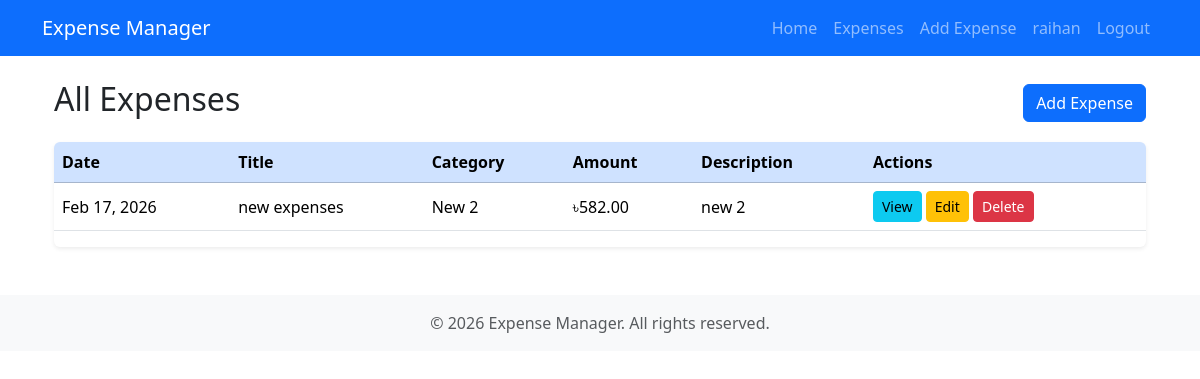
Before: /expenses/ (signed in) with the older database file.
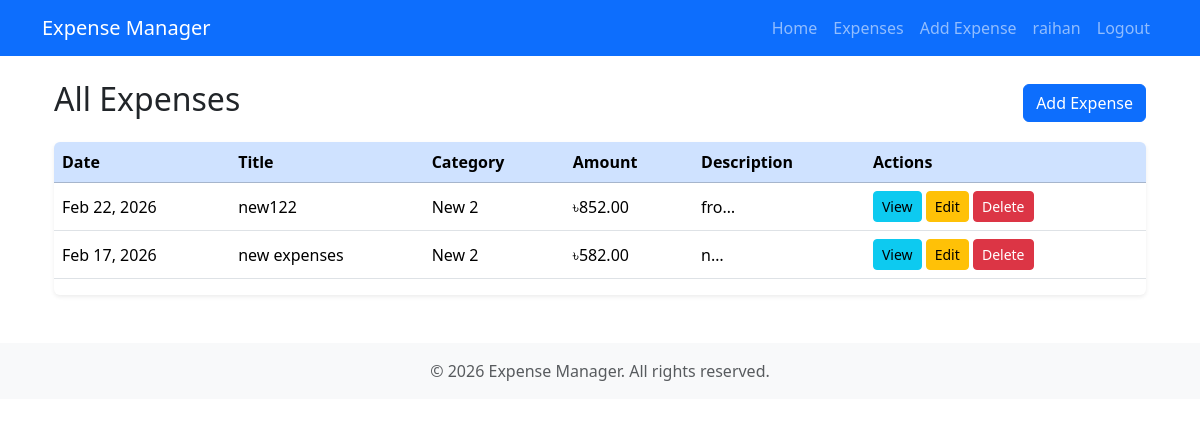
After: the same page with the newer database file.
### expense_manager/models.py (models this page shows)
class Expense(models.Model):
    user=models.ForeignKey(User, on_delete=models.CASCADE)
    category=models.ForeignKey(Category, on_delete=models.SET_NULL, null=True)
    title = models.CharField(max_length=200, blank=True)
    amount=models.DecimalField(max_digits=10, decimal_places=2)
    description=models.TextField(blank=True, null=True)
    date=models.DateField(auto_now_add=True)

class Category(models.Model):
    name=models.CharField(max_length=100,unique=True)

### expense_manager/views.py (the view)
# urls.py: path('expenses/', views.expense_list, name='expense_list'),
@login_required(login_url='/login/')
def expense_list(request):
    result = Expense.objects.filter(user=request.user).select_related('category').order_by('-date')
    return render(request, 'expense_list.html', {"result": result})

### templates/expense_list.html (shortened to what this page needs)
{% extends "base.html" %}
{% block content %}
<div class="container my-4">
    <div class="row mb-3">
        <div class="col d-flex justify-content-between align-items-center">
            <h2>All Expenses</h2>
            <a href="{% url 'expense_create' %}" class="btn btn-primary">
                 Add Expense
            </a>
        </div>
    </div>
    <div class="table-responsive shadow-sm rounded">
        <table class="table table-hover align-middle">
            <thead class="table-primary">
                <tr>
                    <th>Date</th>
                    <th>Title</th>
                    <th>Category</th>
                    <th>Amount</th>
                    <th>Description</th>
                    <th>Actions</th>
                </tr>
            </thead>
            <tbody>
                {% for expense in result %}
                <tr>
                    <td>{{ expense.date|date:"M d, Y" }}</td>
                    <td>{{ expense.title|default:"-" }}</td>
                    <td>{{ expense.category.name }}</td>
                    <td>৳{{ expense.amount|floatformat:2 }}</td>
                    <td>
                        {% if expense.description %}
                            {{ expense.description|truncatechars:50 }}
                        {% else %}
                            -
                        {% endif %}
                    </td>
                    <td>
                        <a href="#" class="btn btn-sm btn-info" data-bs-toggle="modal" data-bs-target="#expenseModal{{ expense.id }}">
                             View
                        </a>
                        <a href="{% url 'expense_update' expense.id %}" class="btn btn-sm btn-warning" data-bs-toggle="tooltip" title="Edit">
                             Edit
                        </a>
                        <a href="{% url 'expense_delete' expense.id %}" class="btn btn-sm btn-danger" data-bs-toggle="tooltip" title="Delete">
                             Delete
                        </a>
                    </td>
                </tr>
                {% empty %}
                <tr>
                    <td colspan="6" class="text-center">No expenses found</td>
                </tr>
                {% endfor %}
            </tbody>
        </table>
    </div>
</div>
{% endblock %}

### templates/base.html (shortened to what this page needs)
{% load static %}
<!DOCTYPE html>
<html lang="en">
<head>
    <link href="{% static 'css/bootstrap.min.css' %}" rel="stylesheet">
</head>
<body>
    <nav class="navbar navbar-expand-lg navbar-dark bg-primary">
        <div class="container">
        <a class="navbar-brand" href="{% url 'home' %}">Expense Manager</a>
        <div class="collapse navbar-collapse" id="navbarNav">
        <ul class="navbar-nav ms-auto">
            {% if request.user.is_authenticated %}
                <li class="nav-item"><a class="nav-link" href="{% url 'home' %}">Home</a></li>
                <li class="nav-item"><a class="nav-link" href="{% url 'expense_list' %}">Expenses</a></li>
                <li class="nav-item"><a class="nav-link" href="{% url 'expense_create' %}">Add Expense</a></li>
                <li class="nav-item"><a class="nav-link" href="#">{{ request.user.username }}</a></li>
                <li class="nav-item"><a class="nav-link" href="{% url 'logout' %}">Logout</a></li>
            {% else %}
                <li class="nav-item"><a class="nav-link" href="{% url 'login' %}">Login</a></li>
                <li class="nav-item"><a class="nav-link" href="{% url 'register' %}">Register</a></li>
            {% endif %}
        </ul>
    </div>
      </div>
    </nav>
    <div class="container mt-4">
        {% block content %}{% endblock %}
    </div>
    <footer class="bg-light text-center text-muted py-3 mt-5">
        <div class="container">
            &copy; {{ year|default:2026 }} Expense Manager. All rights reserved.
        </div>
    </footer>
</body>
</html>

Changed rows visible on the page:
added Expense: date "Feb 22, 2026", title "new122", category.name "New 2", amount "852.00", description "fro…"
changed Expense "Feb 17, 2026": description "new 2" → "n…"
